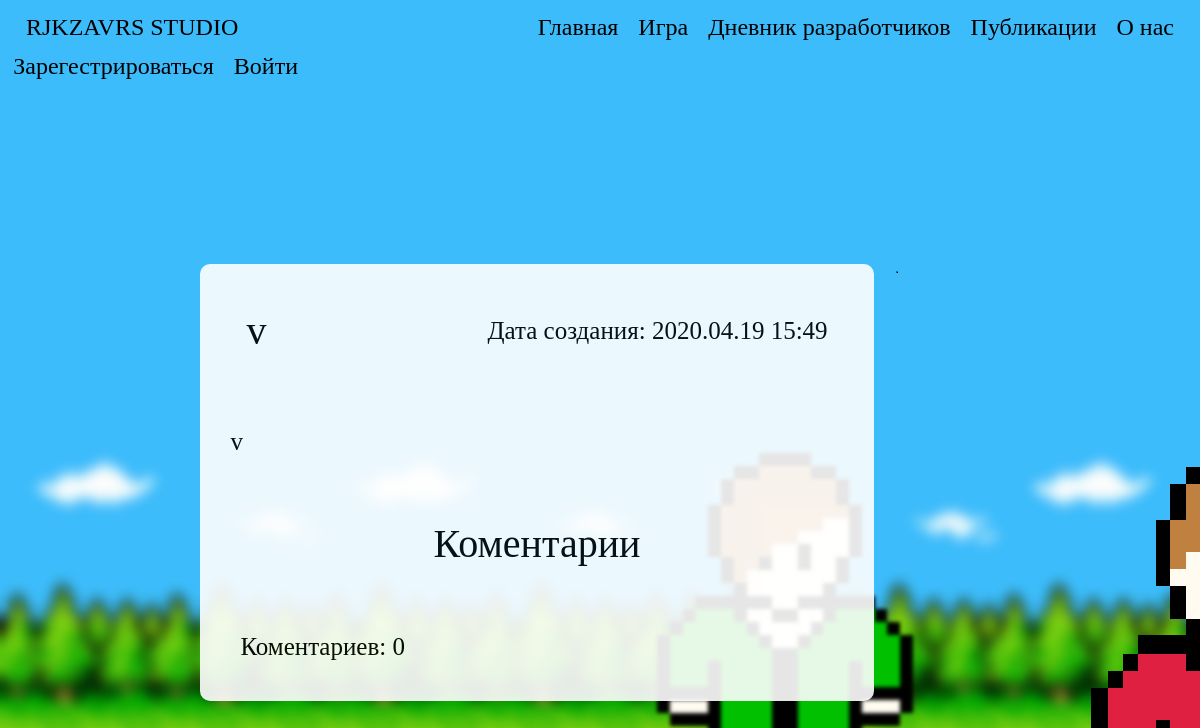
Page /Publication/1/ on the earlier database version.
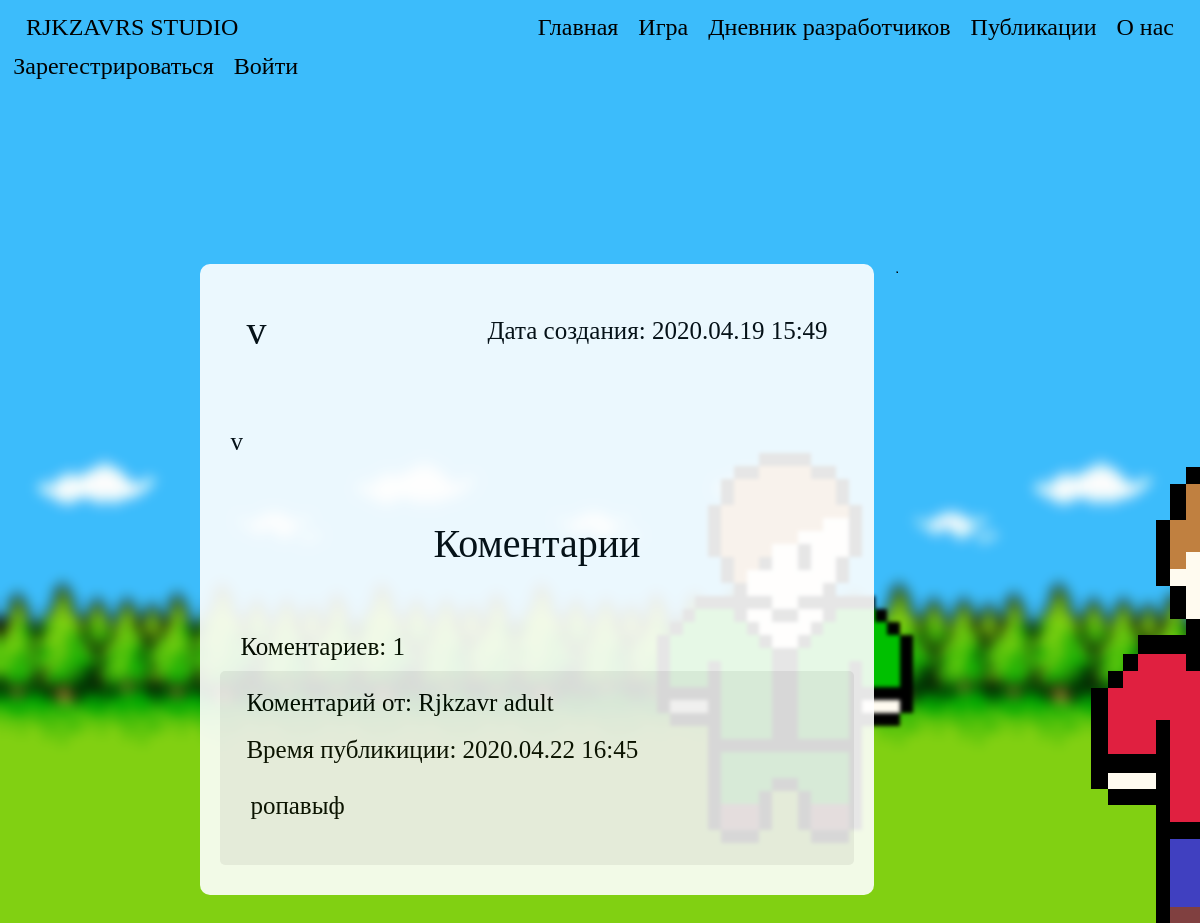
Same page on the later database version.
### data/publications.py (models this page shows)
class Publications(SqlAlchemyBase, SerializerMixin):
    __tablename__ = 'publications'
    id = sqlalchemy.Column(sqlalchemy.Integer, primary_key=True, autoincrement=True)
    header = sqlalchemy.Column(sqlalchemy.String, nullable=True)
    body = sqlalchemy.Column(sqlalchemy.String, nullable=True)
    created_date = sqlalchemy.Column(sqlalchemy.DateTime)
    comments = orm.relation('Comments')
    author_id = sqlalchemy.Column(sqlalchemy.Integer, sqlalchemy.ForeignKey("user.id"))
    author = orm.relation('User')
    def formatted_date(self):
        d = self.created_date
        return f"{str(d.year).rjust(2, '0')}.{str(d.month).rjust(2, '0')}.{d.day} {str(d.hour).rjust(2, '0')}:{str(d.minute).rjust(2, '0')}"

### data/comments.py (models this page shows)
class Comments(SqlAlchemyBase, SerializerMixin):
    __tablename__ = 'comments'
    id = sqlalchemy.Column(sqlalchemy.Integer, primary_key=True, autoincrement=True)
    text = sqlalchemy.Column(sqlalchemy.String, nullable=True)
    created_date = sqlalchemy.Column(sqlalchemy.DateTime, default=datetime.now())
    product_id = sqlalchemy.Column(sqlalchemy.Integer, sqlalchemy.ForeignKey("products.id"))
    product = orm.relation('Products')
    developers_diary_publication_id = sqlalchemy.Column(sqlalchemy.Integer, sqlalchemy.ForeignKey("developers_diary.id"))
    developers_diary_publication = orm.relation('DevelopersDiary')
    publication_id = sqlalchemy.Column(sqlalchemy.Integer, sqlalchemy.ForeignKey("publications.id"))
    publication = orm.relation('Publications')
    author_id = sqlalchemy.Column(sqlalchemy.Integer, sqlalchemy.ForeignKey("user.id"))
    author = orm.relation('User')
    def formatted_date(self):
        d = self.created_date
        return f"{str(d.year).rjust(2, '0')}.{str(d.month).rjust(2, '0')}.{d.day} {str(d.hour).rjust(2, '0')}:{str(d.minute).rjust(2, '0')}"

### data/users.py (models this page shows, shortened)
class User(SqlAlchemyBase, UserMixin, SerializerMixin):
    __tablename__ = 'user'
    id = sqlalchemy.Column(sqlalchemy.Integer, primary_key=True, autoincrement=True)
    surname = sqlalchemy.Column(sqlalchemy.String, nullable=True)
    name = sqlalchemy.Column(sqlalchemy.String, nullable=True)
    age = sqlalchemy.Column(sqlalchemy.Integer, nullable=True)
    nickname = sqlalchemy.Column(sqlalchemy.String, nullable=True)
    email = sqlalchemy.Column(sqlalchemy.String, index=True, unique=True, nullable=True)
    hashed_password = sqlalchemy.Column(sqlalchemy.String, nullable=True)
    created_date = sqlalchemy.Column(sqlalchemy.DateTime)
    status = sqlalchemy.Column(sqlalchemy.Integer, nullable=True, default=0)
    background_image_id = sqlalchemy.Column(sqlalchemy.Integer, nullable=True, default=0)
    publications = orm.relation('Publications')
    developers_diary = orm.relation('DevelopersDiary')
    comments = orm.relation('Comments')

### run.py (the view)
@app.route("/Publication/<int:id>/", methods=['GET', 'POST'])
def publication(id):
    status = 0
    if current_user.is_authenticated:
        status = current_user.status + 1
    session = db_session.create_session()
    publication = session.query(Publications).get(id)
    session.close()
    if publication:
        form = CommentsForm()
        if form.submit.data:
            if current_user.is_authenticated:
                session = db_session.create_session()
                user = session.query(User).get(current_user.id)
                publication = session.query(Publications).get(id)
                comment = Comments()
                comment.text = form.text.data
                comment.created_date = datetime.datetime.now()
                form.text.data = ""
                user.comments.append(comment)
                session.merge(user)
                publication.comments.append(comment)
                session.merge(publication)
                session.commit()
                session = db_session.create_session()
                comments = session.query(Comments).filter(Comments.publication_id == id).order_by(
                    Comments.created_date.desc()).all()
                templ = render_template("/Publication.html", publication=publication, status=status, user=current_user,
                                        style=url_for('static', filename='css/style.css'), form=form, comments=comments,
                                        count_commentaries=len(comments), base_href=f"Publication/{id}/",
                                        bgimg=get_image_profile(current_user))
                session.close()
                return templ
        else:
            comments = session.query(Comments).filter(Comments.publication_id == id).order_by(
                Comments.created_date.desc()).all()
            templ = render_template("/Publication.html", publication=publication, status=status, user=current_user,
                                    style=url_for('static', filename='css/style.css'), form=form, comments=comments,
                                    count_commentaries=len(comments), base_href=f"Publication/{id}/",
                                    bgimg=get_image_profile(current_user))
            session.close()
            return templ
    return redirect('/Publications')

### data/db_session.py (called while the page is built)
def create_session() -> Session:
    global __factory
    return __factory()

### run.py (called while the page is built)
def get_image_profile(user):
    bg_img = 1
    if user.is_authenticated:
        bg_img = user.background_image_id + 1
    return url_for('static', filename=f'img/background_img_{bg_img}.png')

### templates/Publication.html
{% extends "base.html" %}
{% block content %}
<div class="navbar">
    <div class="title">
        <h1 class="title-text">{{ publication.header }}</h1>
    </div>
    <div class="title">
        <p class="diary-text">Дата создания: {{ publication.formatted_date() }}</p>
    </div>
</div>
<div>
    <p class="diary-text">
        {% for text in publication.body.split("\n") %}
        {{text}}<br>
        {% endfor %}
    </p>
</div>
{% include "comments.html" %}
{% endblock %}

### templates/base.html (shortened to what this page needs)
<!doctype html>
<html lang="ru">
<head>
    <link rel="stylesheet"
          href="https://stackpath.bootstrapcdn.com/bootstrap/4.4.1/css/bootstrap.min.css"
>
    <link rel="stylesheet" href={{style}}>
</head>
<body>
<header class="navbar navbar-light">
    <div class="left-head">
        <a href="/about/"><h4 class="asd">RJKZAVRS STUDIO</h4></a>
    </div>
    <div class="center-head">
        <div>
            <a href="/" class="header-a"><h4 class="asd">Главная</h4></a>
            <a href="/" class="header-a"><h4 class="asd">Игра</h4></a>
            <a href="/DevelopersDiary" class="header-a"><h4 class="asd">Дневник разработчиков</h4></a>
            <a href="/Publications/" class="header-a"><h4 class="asd">Публикации</h4></a>
            <a href="/about/" class="header-a"><h4 class="asd">О нас</h4></a>
        </div>
    </div>
    <div class="right-head">
        {% if current_user.is_authenticated %}
        <a class="navbar-brand" href="/account"><h4 class="asd">{{ current_user.nickname }}</h4></a>
        {% else %}
        <a href="/login"><h4 class="asd">Войти</h4></a>
        <a href="/register"><h4 class="asd">Зарегестрироваться</h4></a>
        {% endif %}
    </div>
</header>
<main role="main">
    <div class="main-block">
        <div class="center-column">
            <div class="center-column-block">
                {% block content %}{% endblock %}
            </div>
        </div>
    </div>
</main>
</body>
</html>

### templates/comments.html (shortened to what this page needs)
<div class="block-comments">
    <div class="title">
        <h1 class="title-text">Коментарии</h1>
    </div>
    <div class="block-count">
        <p class="diary-text">Коментариев: {{ count_commentaries }}</p>
    </div>
    {% for comment in comments %}
    <div class="block-comment">
        <div class="navbar">
            <div>
                <p class="diary-text">
                    Коментарий от: {{ comment.author.nickname }}
                </p>
            </div>
            <div>
                <a>
                    <p class="diary-text">
                        Время публикиции: {{ comment.formatted_date() }}
                    </p>
                </a>
            </div>
        </div>
        <div class="block-body-comment">
            <p class="diary-text">
                {{ comment.text }}
            </p>
        </div>
        <div class="navbar">
        </div>
    </div>
    {% endfor %}
</div>

### static/css/style.css (style rules this page uses)
p { text-decoration: none; }
header { margin-bottom: 170px; }
main { align: center; width: 100%; }
.header-a { float: left; }
a { text-decoration: none; }
div.main-block { width: 85%; display: flex; margin-left: 15%; align: center; margin-bottom: 70px; }
.asd { font-family: 'Comfortaa', cursive; font-weight: 100; font-style: inherit; color: #000; position: relative; padding: 5px 5px; margin: 0 5px; }
.title-text { font-family: 'Comfortaa', cursive; font-weight: 100; font-style: inherit; color: #000; position: relative; padding: 5px 5px; margin: 0 5px; }
.diary-text { font-size: 25px; font-family: 'Comfortaa', cursive; font-weight: 100; font-style: inherit; color: #000; position: relative; padding: 5px 5px; margin: 0 5px; }
div.left-head { width: 25%; }
div.center-head { display: flex; align: center; }
div.right-head { width: 25%; display: -webkit-flex; -webkit-flex-direction: row-reverse; display: flex; flex-direction: row-reverse; }
div.center-column { border-radius: 10px; opacity: 1; background: #fff; align: left; width: 66%; margin-left: 2%; margin-right: 20px; opacity: 0.9; }
div.center-column-block { padding: 30px 20px; }
div.title { display: block; text-align: center; margin-bottom: 50px; }
div.block-comment { background: #efefef; border-radius: 5px; }
div.block-comments { margin-top: 50px; }
div.block-body-comment { padding-left: 20px; padding-right: 20px; padding-bottom: 20px; }
div.block-count { margin-left: 10px; }

Differences in the rows shown:
now on this page (row edited): Comments: author.nickname "Rjkzavr adult", formatted_date "2020.04.22 16:45", text "ропавыф"
Other differences:
{{ count_commentaries }}: "0" → "1"
